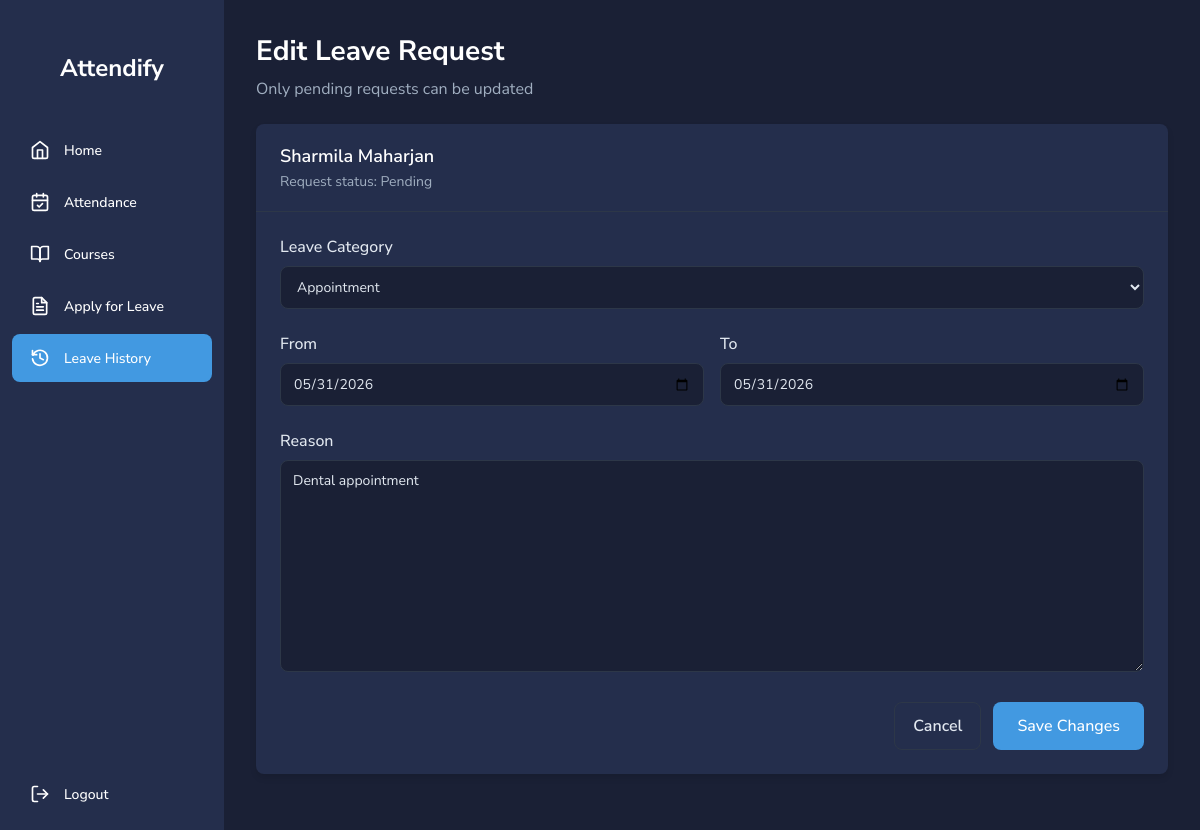
The app's page /leave/history/54/edit/ (signed in) with its own data.
### attendance/models.py (models this page shows, shortened)
class Student(models.Model):
    student_id = models.AutoField(primary_key=True)
    name = models.CharField(max_length=100)
    email = models.EmailField(unique=True)
    phone_number = models.CharField(max_length=15)
    address = models.TextField()
    password = models.CharField(max_length=100)
    dob = models.DateField()
    course = models.CharField(max_length=100)

class LeaveRequest(models.Model):
    STATUS_CHOICES = [
        ('pending', 'Pending'),
        ('approved', 'Approved'),
        ('rejected', 'Rejected'),
    ]
    CATEGORY_CHOICES = [
        ('illness', 'Illness'),
        ('appointment', 'Appointment'),
        ('family', 'Family Matter'),
        ('other', 'Other'),
    ]
    student = models.ForeignKey(Student, on_delete=models.CASCADE)
    category = models.CharField(max_length=20, choices=CATEGORY_CHOICES, default='other') # New Field
    from_date = models.DateField()
    to_date = models.DateField()
    reason = models.TextField()
    status = models.CharField(max_length=10, choices=STATUS_CHOICES, default='pending')
    submitted_at = models.DateTimeField(auto_now_add=True)

### attendance/views.py (the view)
# urls.py: path('leave/history/<int:leave_id>/edit/', views.edit_leave_request_view, name='edit_leave_request'),
def edit_leave_request_view(request, leave_id):
    if 'student_id' not in request.session:
        return redirect('login_view')
    student_id = request.session['student_id']
    student = get_object_or_404(Student, student_id=student_id)
    leave_request = get_object_or_404(LeaveRequest, id=leave_id, student=student)
    if leave_request.status != 'pending':
        messages.error(request, "You can only edit pending leave requests.")
        return redirect('leave_history')
    if request.method == 'POST':
        form = LeaveRequestForm(request.POST, instance=leave_request)
        if form.is_valid():
            form.save()
            messages.success(request, "Leave request updated.")
            return redirect('leave_history')
    else:
        form = LeaveRequestForm(instance=leave_request)
    return render(request, 'attendance/edit_leave_request.html', {
        'student': student,
        'student_name': request.session.get('student_name', student.name),
        'form': form,
        'leave_request': leave_request,
    })

### attendance/forms.py
class LeaveRequestForm(forms.ModelForm):
    class Meta:
        model = LeaveRequest
        fields = ['category', 'from_date', 'to_date', 'reason']
        widgets = {
            'category': forms.Select(attrs={'class': 'form-select'}),
            'from_date': forms.DateInput(attrs={'type': 'date', 'class': 'form-input'}),
            'to_date': forms.DateInput(attrs={'type': 'date', 'class': 'form-input'}),
            'reason': forms.Textarea(attrs={'class': 'form-textarea', 'placeholder': 'Reason...'}),
        }

### attendance/templates/attendance/edit_leave_request.html (shortened to what this page needs)
{% load static %}
<!DOCTYPE html>
<html lang="en">
<head>
  <link rel="stylesheet" href="{% static 'css/leave.css' %}">
  <link rel="stylesheet" href="{% static 'css/edit_leave_request.css' %}">
</head>
<body>
  <div class="main-container">
    {% include 'attendance/navbar.html' with active_page='leave_history' %}
    <div class="main-content">
      <div class="header">
        <h1>Edit Leave Request</h1>
        <p>Only pending requests can be updated</p>
      </div>
      <div class="content-container">
        <div class="card">
          <div class="card-header">
            <h2>{{ student_name }}</h2>
            <p>Request status: {{ leave_request.get_status_display }}</p>
          </div>
          <div class="card-content">
            <form method="post" class="edit-form">
              <div class="form-group">
                <label for="{{ form.category.id_for_label }}">Leave Category</label>
                {{ form.category }}
              </div>
              <div class="form-row">
                <div class="form-group">
                  <label for="{{ form.from_date.id_for_label }}">From</label>
                  {{ form.from_date }}
                </div>
                <div class="form-group">
                  <label for="{{ form.to_date.id_for_label }}">To</label>
                  {{ form.to_date }}
                </div>
              </div>
              <div class="form-group">
                <label for="{{ form.reason.id_for_label }}">Reason</label>
                {{ form.reason }}
              </div>
              <div class="button-row">
                <a class="btn-secondary" href="/leave/history/">Cancel</a>
                <button type="submit" class="submit-btn">Save Changes</button>
              </div>
            </form>
          </div>
        </div>
      </div>
    </div>
  </div>
</body>
</html>

### static/css/leave.css (style rules this page uses)
* { margin: 0; padding: 0; box-sizing: border-box; font-family: 'Nunito Sans', sans-serif; }
body { background-color: #1a2035; color: #f9f9ff; }
.main-container { display: flex; min-height: 100vh; }
.main-content { margin-left: 224px; padding: 32px; width: calc(100% - 224px); }
.header { margin-bottom: 24px; }
.header h1 { font-size: 28px; font-weight: 700; margin-bottom: 8px; color: #ffffff; }
.header p { color: #a0aec0; font-size: 16px; }
.content-container { max-width: 1000px; }
.card { background-color: #242e4c; border-radius: 8px; box-shadow: 0 4px 6px rgba(0, 0, 0, 0.1); overflow: hidden; margin-bottom: 24px; }
.card-header { padding: 20px 24px; border-bottom: 1px solid #2d3748; }
.card-header h2 { font-size: 18px; font-weight: 600; margin-bottom: 4px; color: #ffffff; }
.card-header p { color: #a0aec0; font-size: 14px; }
.card-content { padding: 24px; }
.form-group { margin-bottom: 24px; }
.form-group label { display: block; margin-bottom: 8px; font-weight: 500; color: #e2e8f0; }
textarea { width: 100%; min-height: 120px; padding: 12px; border-radius: 8px; background-color: #1a2035; border: 1px solid #2d3748; color: #e2e8f0; font-size: 14px; resize: vertical; }
.submit-btn { background-color: #4299e1; color: white; border: none; border-radius: 8px; padding: 12px 24px; font-size: 16px; font-weight: 500; cursor: pointer; transition: background-color 0.2s; }

### static/css/edit_leave_request.css (style rules this page uses)
.form-row { display: grid; grid-template-columns: 1fr 1fr; gap: 16px; }
.form-select, .form-input, .form-textarea { width: 100%; padding: 10px 12px; border-radius: 8px; background-color: #1a2035; border: 1px solid #2d3748; color: #e2e8f0; font-size: 14px; }
.form-textarea { min-height: 120px; resize: vertical; }
.button-row { display: flex; justify-content: flex-end; gap: 12px; margin-top: 16px; }
.btn-secondary { display: inline-flex; align-items: center; justify-content: center; padding: 12px 18px; border-radius: 8px; border: 1px solid #2d3748; color: #e2e8f0; text-decoration: none; background: transparent; font-weight: 600; }

### records on screen
Student: name "Sharmila Maharjan"
LeaveRequest: status "Pending", category "Appointment", from_date "05/31/2026", to_date "05/31/2026", reason "Dental appointment"
